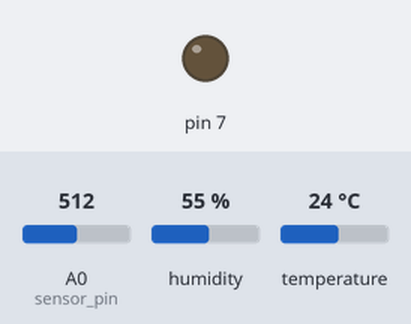
Simulated run of this sketch. Board: Arduino Uno, built with avr-gcc and run on an emulated ATmega328P. On the bench: output pins drawn as LEDs (lit = HIGH). Inputs (shaded band) come from the test bench; at power-on: A0 (sensor_pin) = 512, humidity 55 %, temperature 24 °C. Pins used as bus, display or sensor lines are not drawn; what the sketch prints to the serial monitor is not drawn.

Above: at 3.2 s.
3.3 s: A0 (sensor_pin) set to 540
10.3 s: A0 (sensor_pin) set to 572
At 11.3 s:
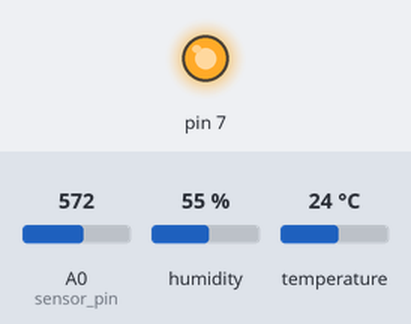
17.3 s: A0 (sensor_pin) set to 511
At 18.7 s:
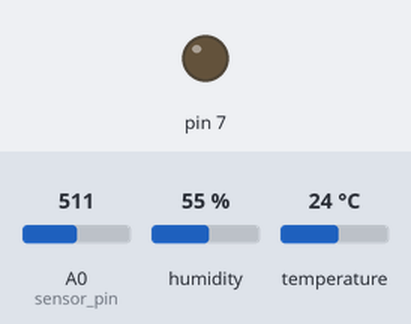
24.3 s: A0 (sensor_pin) set to 716
At 26.2 s:
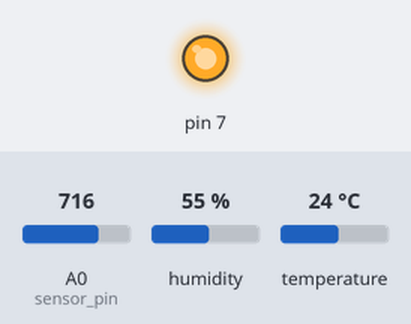
Timing chart, 0 to 27.7 s (numbered marks = the images above; inputs shaded):
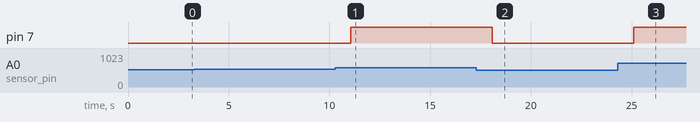

The sketch:

Ompky_smart_agriculture.ino
```cpp
#include <dht.h>
int sensor_pin = A0;
int output_value ;

dht DHT;

#define DHT11_PIN 4
#define vcc2 2

void setup(){
  Serial.begin(9600);
  pinMode(7,OUTPUT);
  pinMode(vcc2,OUTPUT);
  digitalWrite(vcc2,HIGH);
Serial.println("Reading From the Sensor ...");
delay(2000);
}

void loop(){
  int chk = DHT.read11(DHT11_PIN);
  Serial.print("Temperature = ");
  Serial.println(DHT.temperature);
  Serial.print("Humidity = ");
  Serial.println(DHT.humidity);
  delay(2000);
  output_value= analogRead(sensor_pin);
output_value = map(output_value,550,10,0,100);
Serial.print("Mositure : ");
Serial.print(output_value);
Serial.println("%");
if(output_value<0){
digitalWrite(7,HIGH);
  Serial.print("MOTOR IS TURNED ON ");
}
else{
digitalWrite(7,LOW);
  Serial.print("MOTOR IS TURNED OFF ");
}
delay(5000);
}
```

Measured:
- the behaviour switches between 555 and 556 on A0 (sensor_pin) (found by bisection; images 0 and 1)
- after the input at 3.3 s, every drawn part: stays the same
- after the input at 10.3 s, pin 7: LOW → HIGH after 0.75 s
- after the input at 17.3 s, pin 7: HIGH → LOW after 0.77 s
- after the input at 24.3 s, pin 7: LOW → HIGH after 0.80 s
